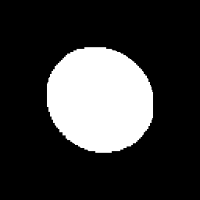
#> input picture Chapter 07. Object Recognition/images/test_circle.png, 200 x 200 px
$ jupyter execute '7.2 Bayesian Classifier based on normal distribution.ipynb'
#> lines starting #> are read from the running program, lines starting #| are printed output that depends on the picture; after the words box and inside, x2 and y2 are one past the last pixel; in counts of white or black regions, pixels touching at a corner belong together
# 7.2 Bayesian Classifier based on Normal Distribution

In this second notebook of the object recognition chapter we will explore a popular statistical classifiers, the Bayesian ones. These methods are based on the idea that, given a number of features characterizing an object (the famous vector $\mathbf{x}$), the Bayes' rule can be used to predict its class. Recall the Bayes' rule: $\\[10pt]$

<center>

</center>

In this way, Bayesian classifiers build probabilistic (statistical) models of the features according to certain training data, and use them to classify new objects.

In this notebook, will explain:
- how (Naïve) Bayesian classifiers work (<a href="#721">section 7.2.1</a>) and,
- specifically, how to classify feature vectors supposing that they follow a normal distribution (<a href="#722">section 7.2.2</a>).

## Problem context - Traffic sign recognition

In the previous notebook, *AliquindoiCars* contacted us looking for a TSR technique to be integrated into a self-driving car. They provided us with some segmented images of traffic signs that their autonomous cars captured during test drivings. These images are located in `images/circles/` containing circled signs, `images/triangles` containing signs having triangular shapes and `images/squares` containing signs having square shapes.$\\[3pt]$

$\\[3pt]$

Previously, we extracted a feature vector from each image using Hu moments. Now, we will train a classifier using the feature vectors we saved the in previous notebook. For classification, there are many methods we can apply, such as [kNN algorithm](https://en.wikipedia.org/wiki/K-nearest_neighbors_algorithm), [random forest](https://en.wikipedia.org/wiki/Random_forest), etc. In this notebook, we will explore and use a classical one, the Naïve Bayes classifier!

[cell 1]
import numpy as np
import cv2
import matplotlib.pyplot as plt
import matplotlib
import scipy.interpolate
matplotlib.rcParams['figure.figsize'] = (8.0, 8.0)

images_path = './images/'
import sys
sys.path.append("..")
from utils.PlotEllipse import PlotEllipse

### 7.2.1 (Naïve) Bayesian classifier <a id="721"></a>

The simplest case of these classifiers is the **Naïve Bayesian** one, which considers the strong (naïve) independence assumption that the input features are conditionally independent of each other given the object class. That is, for example, if we are using compactness and extent to describe objects, this classifier assumes that the value for both features is not related if the object class is known, i.e. circle. For the visual system in our previous notebook, which is in charge of recognizing objects in a kitchen, this means that if it knows that an object is a spoon, then its compactness would be unrelated with its extent (we could not say anything about its possible extent given a certain compactness, for example).

In a general case with an arbitrary number of features $n$, the Bayes' rule can be written as:

$$P(C|x_1,\dots,x_n)= \frac{P(x_1,\dots,x_n|C)P(C)}{P(x_1,\dots,x_n)}$$

if the following naïve conditional assumption:

$$P(x_i|C,x_1,\dots,x_{i-1},x_{i+1},\dots,x_n)=P(x_i|C)$$

is considered for each feature $i$, then the rule can be simplified to:

$$P(C|x_1,\dots,x_n)=\frac{P(C)\prod_{i=1}^n P(x_i|C)}{P(x_1,\dots,x_n)}$$

Given that $P(x_1,\dots,x_n)$ is constant for a certain input, and that we are looking for the class that has the highest posterior probability, the following classification rule is considered:

$$P(C|x_1,\dots,x_n) \propto P(C) \prod_{i=1}^{n} P(x_i|C)$$

$$\hat{C}= arg\,\underset{C}max  P(C) \prod_{i=1}^{n} P(x_i|C)$$

Summarizing, having a set of features describing an object $\mathbf{x} = [x_1, x_2, x_3, \ldots, x_n]^T$ and a set of possible belonging classes $C = [C_1, C_2, C_3, \ldots, C_n]$, the Bayesian classifier assigns $\mathbf{x}$ to the class $C_i$ that has the highest posterior probability $P(C_i/x)$ (the more probable, the less probability of making a mistake). This is called a **MAP** (Maximum A Posteriori) prediction.

Considering the following joint probability distribution $P(C,\mathbf{x})$ (in this case $\textbf{x}$ contains just one variable):$\\[3pt]$

[cell 2]
x = np.array([0, 1, 2, 3])
pC1_given_x = np.array([0.3, 0.4, 0.8, 0.9])
pC2_given_y = np.array([0.7, 0.6, 0.2, 0.1])

x_new = np.linspace(0, 3, 300)
a_BSpline = scipy.interpolate.make_interp_spline(x, pC1_given_x, bc_type="natural")
b_BSpline = scipy.interpolate.make_interp_spline(x, pC2_given_y, bc_type="natural")
pC1_given_x_new = a_BSpline(x_new)
pC2_given_y_new = b_BSpline(x_new)

plt.plot(x_new, pC1_given_x_new, label='p(C1|x)')
plt.plot(x_new, pC2_given_y_new, label='p(C2|x)')
plt.plot([0.48,0.48],[0, 0.687],'g'); plt.plot(0.48,0.689,'og', label="p(C1|x=0.5)")
plt.plot([0.52,0.52],[0, 0.32],'r'); plt.plot(0.52,0.315,'or', label="p(C2|x=0.5)")

plt.ylabel('P(C,x)')
plt.xlabel('x_1')
plt.ylim([0,1])
plt.xlim([0,3])
plt.legend();
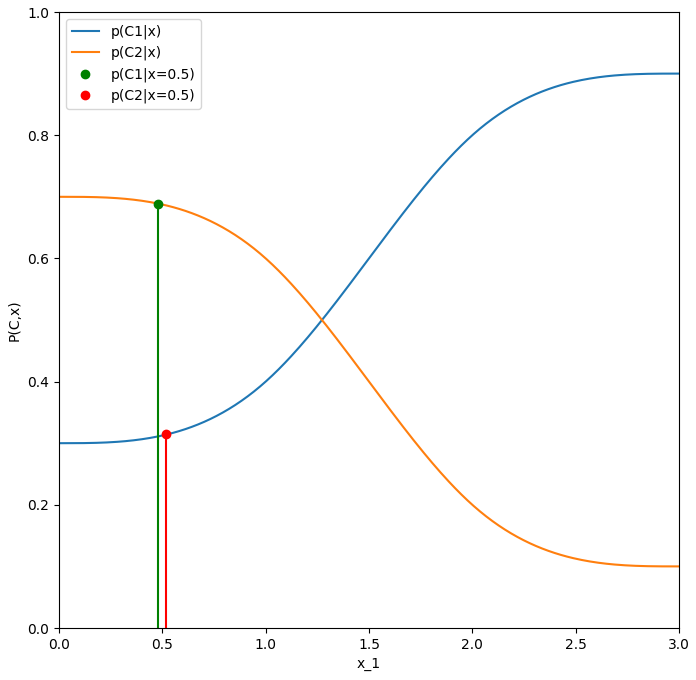
#> figure drawn by matplotlib, 1 panel; curve peaks at x = 3, y = 0.9; curve peaks at x = 0, y = 0.7

this MAP classification corresponds to assign the object to the class $C_i$ with the highest value. Since such an object is characterized by $x=x_1=0.5$, it is assigned to $C_2$ (assuming equal prior probability for each class), the category with highest $P(C|x=x_1)$ value.

Depending on the application, it is convenient to consider a *rejection region*, where none probability is high enough and no decision is made (e.g. $P(C_1|x) = P(C_2|x) = 0.5$). The following code illustrates this, where a probability threshold $\theta$ defining such a region:$\\[3pt]$

[cell 3]
plt.plot(x_new, pC1_given_x_new, label='p(C1|x)')
plt.plot(x_new, pC2_given_y_new, label='p(C2|x)')

plt.ylabel('P(C,x)')
plt.xlabel('x_1')
plt.ylim([0,1])
plt.xlim([0,3])
plt.legend();

theta = 0.1 # threshold

plt.plot([0, 3],[0.5+theta, 0.5+theta],'g--')
plt.plot([0, 3],[0.5-theta, 0.5-theta],'g--')
plt.plot([1, 1],[0, 0.6],'g')
plt.plot([1.5, 1.5],[0, 0.6],'g')
plt.text(1.1, 0.1, 'Rejection \n region');
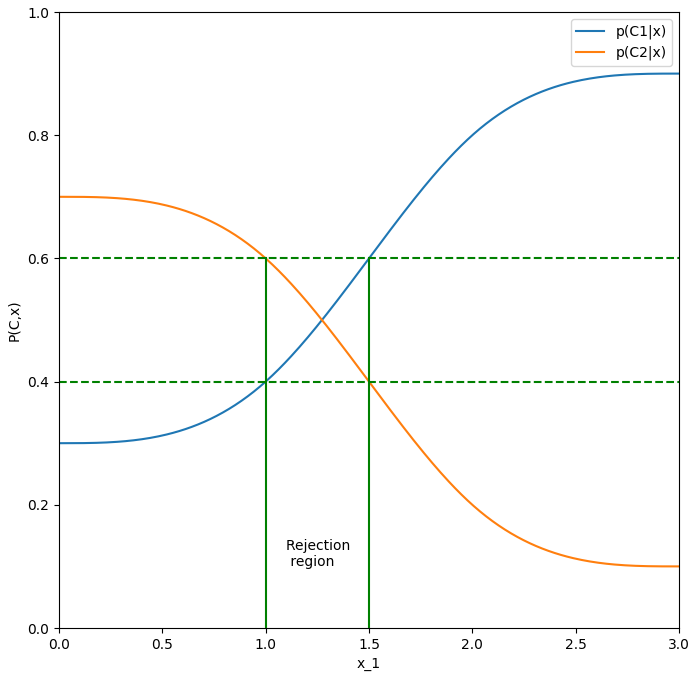
#> figure drawn by matplotlib, 1 panel; curve peaks at x = 3, y = 0.9; curve peaks at x = 0, y = 0.7

### <font color="blue"><b><i>Thinking about it (1)</i></b></font>

Now that you have notions about the rejection region, **answer the following questions**:

- Which class would an object with `x_1=0.5` belong to?

    <p style="margin: 4px 0px 6px 5px; color:blue"><i>Class 2, as posterior probability is higher when x_1=0.5 in the second class and x_1=0.5 is not in the rejection region.</i></p>

- Which class would an object with `x_1=1.2` belong to?

    <p style="margin: 4px 0px 6px 5px; color:blue"><i>None / we don't know. x_1=1.2 is in the rejection region, where probabilites are so simlar we can't decide to which class a feature belongs.</i></p>

- Would the threshold theta be the same in any application?

    <p style="margin: 4px 0px 6px 5px; color:blue"><i>No, it depends on the problem and the data. In this particular case, the choice of theta=0.1 is adequate because of the proximity of probabilities of the different classes in the designated area.</i></p>

### Building discriminant functions

In the same way as we built linear and generalized discriminant functions in the previous notebook, those functions can be also defined to design a Bayesian classifier. For that, the goal is to obtain a discriminant function $d_i(x)$ for each class $C_i$, such that $d_i(x) \gt d_j(x)$ whenever $P(C_i|x) \gt P(C_j|x)$. Let's design them step by step!

From the Bayes' rule we have that :$\\[5pt]$

$$d_k(x) = P(C_k|\mathbf{x}) = \frac{p(\mathbf{x}|C_k)P(C_k)}{P(\mathbf{x})}\\[5pt]$$

This is, Bayes' rule defines a way to compute the posterior probability $P(C_k|\mathbf{x})$ of a feature vector $\mathbf{x}$ for each class $C_k$. We can further simplify this function:$\\[5pt]$

$$
\begin{eqnarray}
&d_k(x) &= P(C_k/\mathbf{x}) = \frac{p(\mathbf{x}|C_k)P(C_k)}{P(\mathbf{x})}
\\
{P(\mathbf{x})\text{ is a constant value }\forall k} \Big\Downarrow
\\
\hspace{0.2cm}&d_k(x) &= p(\mathbf{x}|C_k)P(C_k)
\\
\max \ln(f(\mathbf{x})) = \max f(\mathbf{x}) \Big\Downarrow
\\
&d_k(x) &= \ln p(\mathbf{x}|C_k) + \ln P(C_k)
\\
\text{If } P(C_k) = P(C_j)\; \forall j,k  \Big\Downarrow
\\
&d_k(x) &= lnp(\mathbf{x}|C_k)
\end{eqnarray}
$$

The resulting formulation is also called **MLE (Maximum log-Likelihood Estimation)**.

### 7.2.2 Naive Bayesian classifier for normal distribution <a id="722"></a>

The different Naïve Bayesian Classifiers differ in the probability distribution considered for modeling $P(x_i|C)$. In this section we will cover **Normal distribution based ones**, which suppose that input features follow the probability density function of a Gaussian distribution:$\\[5pt]$

$$p(\mathbf{x}|C_i) = \large{\frac{1}{(2\pi)^{n/2}|\Sigma^i|^{1/2}}}
e^{-\frac{1}{2}(\mathbf{x}-\mu^i)^T\Sigma_i^{-1}(\mathbf{x}-\mu^i)}\\[5pt]$$

so two set of parameters are considered:$\\[5pt]$

- A mean vector for each class: $\mathbf{\mu}=[\mu_1 \mu_2 \dots \mu_f \dots \mu_n]^T$
- A covariance matrix for each class:
$\hspace{5pt}
\small
\Sigma = E[(\mathbf{x}-\mathbf{\mu}) \cdot (\mathbf{x}-\mathbf{\mu})^T]
=
\begin{bmatrix}
\sigma_{11} & \cdots & \sigma_{1f} & \cdots & \sigma_{1n} \\
\vdots & & \vdots & &  \vdots \\
\sigma_{n1} & \cdots & \sigma_{nf} & \cdots & \sigma_{nn}
\end{bmatrix}
=
\underbrace{\begin{bmatrix}
\sigma_{11} & \cdots & 0 & \cdots & 0 \\
\vdots & & \vdots & &  \vdots \\
0 & \cdots & 0 & \cdots & \sigma_{nn}
\end{bmatrix}}_{\text{Independence assumption (Naïve Bayes)}}
$

The simplification of the covariance matrix can be done by assuming independence (not correlation) among features, that is, the assumption done by Naïve Bayes!

The following code is just a review about how a Gaussian distribution with two variables depends on its two parameters $\mathbf{\mu}$ and $\Sigma$. Feel free to change such parameters and experience their influence!

[cell 4]
def plot_2d_gaussian(fig, rv, x, y, pos, position):
    """ Plot 2d contours of a 3D gaussian
    """
    label = "rv" + str(position)
    position = str(23)+str(position)
    ax = fig.add_subplot(int(position))
    ax.contourf(x, y, rv.pdf(pos))
    ax.text(-4,-4,label,bbox=dict(facecolor='white', alpha=0.5))
    ax.set_aspect('equal')

from scipy.stats import multivariate_normal
x, y = np.mgrid[-5:5:.01, -5:5:.01]
pos = np.dstack((x, y))

# Define 6 different Gaussian distributions
mean1 = np.array([2.0, 1.0])
covar1 = np.array([[0.5, 0.0],[0.0, 0.5]])
rv1 = multivariate_normal(mean1, covar1)

mean2 = np.array([-2.0, 2.0])
covar2 = np.array([[0.3, 0.0],[0.0, 1.8]])
rv2 = multivariate_normal(mean2, covar2)

mean3 = np.array([1.0, 0.0])
covar3 = np.array([[0.8, 0.7],[0.7, 1.3]])
rv3 = multivariate_normal(mean3, covar3)

mean4 = np.array([2.0, -1.6])
covar4 = np.array([[2.0, 0.0],[0.0, 2.0]])
rv4 = multivariate_normal(mean4, covar4)

mean5 = np.array([0.0, 0.0])
covar5 = np.array([[4.0, 0.0],[0.0, 1.8]])
rv5 = multivariate_normal(mean5, covar5)

mean6 = np.array([0.0, 2.0])
covar6 = np.array([[3.9, -0.5],[-0.5, 1.1]])
rv6 = multivariate_normal(mean6, covar6)

# Show the contours fo the 3D gaussians
fig = plt.figure()
plot_2d_gaussian(fig,rv1,x,y,pos,1)
plot_2d_gaussian(fig,rv2,x,y,pos,2)
plot_2d_gaussian(fig,rv3,x,y,pos,3)
plot_2d_gaussian(fig,rv4,x,y,pos,4)
plot_2d_gaussian(fig,rv5,x,y,pos,5)
plot_2d_gaussian(fig,rv6,x,y,pos,6)
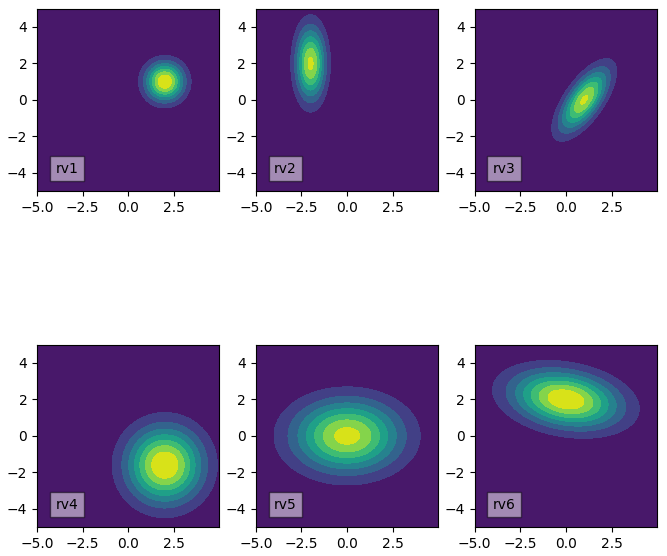
#> figure drawn by matplotlib, 6 panels

### Designing the discriminant function

It is time to see how we could define the discriminant function $d_k(\mathbf{x})$ for this classifier:

$$
\begin{eqnarray}
d_k(\mathbf{x}) &=&
\ln P(C_k) + \ln p(\mathbf{x}|C_k) = \ln P(C_k) + \ln \frac{1}{(2\pi)^{n/2}|\Sigma^k|^{1/2}}e^{-\frac{1}{2}\overbrace{\color{blue}{(\mathbf{x}-\mu^k)^T\Sigma_k^{-1}\mathbf{x}-\mu^k)}}^{\text{Squared Mahalanobis distance}}}\\[7pt]
    &=&
\ln P(C_k) - \ln 2\pi^{n/2} - \ln |\Sigma^k|^{1/2} - \frac{1}{2} \color{blue}{D_k^2(x)}\\[7pt]
    &=&
\ln P(C_k) - \frac{1}{2}\left[\underbrace{n \ln 2\pi}_{\text{constant}} +  \ln |\Sigma^k| + D_k^2(x)\right] \\[7pt]
  &=&
\ln P(C_k) - \frac{1}{2}\left[\ln |\Sigma^k| + D_k^2(x)\right]\\[7pt]
\end{eqnarray}
\\[8pt]$$

We can see that the resulting **discriminant function is quadratic**:

$$\small
d_k(\mathbf{x})
=
ln\ P(C_k) - \underbrace{ \frac{1}{2} \left[ ln\ |\Sigma^k| + \mu^{kT} (\Sigma^k)^{-1} \mu^k \right]}_{\text{Independent term}}
+
\underbrace{\mathbf{x}^T (\Sigma^k)^{-1}\mathbf{\mu}^k}_{\text{linear term}}
-
\frac{1}{2}\underbrace{ \mathbf{x}^T (\Sigma^k)^{-1}\mathbf{x}}_{\text{Quadratic term}}
$$

Visually, the **division boundaries are parabolas**:

$\\[3pt]$

### **<span style="color:green"><b><i>ASSIGNMENT 1a: Training the classifier</i></b></span>**

Now, we are going to implement this Naïve Bayes classifier for normal distributions **using the Hu moments** computed in the previous exercise.

The first step for training such classifier is computing the weights' matrix of the discriminant function. In this case, it depends on the **mean** ($\bf{\mu}$, dimension $(2,)$) and **covariance matrix** ($\Sigma$, dimension $(2,2)$), which can be retrieved from the training data through MLE.

In the previous notebook we proved that our TSR problem can be solved using only the first and second Hu moments. In this one **your first task** is:

- to load the firsts two Hu moments for the images from each class which, as commented, was computed in previous notebook (you can use [`np.load()`](https://numpy.org/doc/stable/reference/generated/numpy.load.html?highlight=load#numpy.load)).
- Then, **compute the mean** (or centroid) and **covariance matrix** for each class. You can compute the covariance matrix of a set of points using [`np.cov()`](https://numpy.org/doc/stable/reference/generated/numpy.cov.html).

[cell 5]
# Assignment 1a
#
# Load first 2 Hu moments of each class
train_triangles = np.load("./data/hu_triangles.npy")[:,:2].T
#> (reads Chapter 07. Object Recognition/data/hu_triangles.npy from the repository)
train_circles = np.load("./data/hu_circles.npy")[:,:2].T
#> (reads Chapter 07. Object Recognition/data/hu_circles.npy from the repository)
train_squares = np.load("./data/hu_squares.npy")[:,:2].T
#> (reads Chapter 07. Object Recognition/data/hu_squares.npy from the repository)

# Compute covariance matrices
cov_triangles = np.cov(train_triangles)
cov_circles = np.cov(train_circles)
cov_squares = np.cov(train_squares)

# Compute means
mean_triangles = np.mean(train_triangles, axis=1)
mean_circles = np.mean(train_circles, axis=1)
mean_squares = np.mean(train_squares, axis=1)

print ('cov_triangles = \n' + str(cov_triangles))
print ('cov_circles = \n' + str(cov_circles))
print ('cov_squares = \n' + str(cov_squares))
print ('mean_triangles = ' + str(mean_triangles))
print ('mean_circles = ' + str(mean_circles))
print ('mean_squares = ' + str(mean_squares))

<span style="color:blue;">Expected output:</span>
```
cov_triangles =
[[1.17603861e-06 2.24894396e-07]
 [2.24894396e-07 8.80708956e-08]]
cov_circles =
[[1.02189926e-07 3.33231869e-08]
 [3.33231869e-08 1.09259042e-08]]
cov_squares =
[[1.61508686e-06 5.21788207e-07]
 [5.21788207e-07 1.70838002e-07]]
mean_triangles = [0.19254439 0.00034407]
mean_circles = [1.59537533e-01 9.98702969e-05]
mean_squares = [0.16720802 0.00026462]
```

### **<span style="color:green"><b><i>ASSIGNMENT 1b: Defining the discriminant function</i></b></span>**

Your **next task** is to develop a method, named `discriminant_function()`, that computes the discriminant function for each class $d_k(x)$. The inputs have to be:

- `features`: feature vector of dimension n (number of features, 2 in our problem).
- `mu`: mean vector of the class k.
- `cov`: covariance matrix with shape (n,n) of the class k.
- `prior`: prior probability of class k.

The method should evaluate (then return) the discriminant function.

[cell 6]
# Assignment 1b
#
def discriminant_function(features, mu, cov, prior):
    """ Evaluates the discriminant function d(x)

        Args:
            features: feature vector of dimension n
            mu: mean vector of the class of which is being computed the probability
            cov: covariance matrix with shape (n,n) of the class
            prior: prior probability of class k

        Returns:
            dx: result of discriminant function
    """
    covinv = np.linalg.inv(cov) # Auxiliar variable

    term1 = np.log(prior)  # ln(P(Ck))
    term2 = -0.5 * (np.log(np.linalg.det(cov)) + np.dot(np.dot(mu.T, covinv), mu))  # Independent term
    term3 = np.dot(np.dot(features.T, covinv), mu)  # Linear term
    term4 = -0.5 * np.dot(np.dot(features.T, covinv), features)  # Quadratic term

    # Summing up all terms
    dx = term1 + term2 + term3 + term4

    return dx

**You can try** your function with the following test:

[cell 7]
f = np.array([0.5, 0.6])
mu = np.array([0.7, 0.9])
cov = np.array([[0.7, 0.3],[0.3, 0.9]])
prior = 0.5
d = discriminant_function(f, mu, cov, prior)

print ('d = ' + str(d))

<span style="color:blue;">Expected output:</span>
```
d = -0.4433874441813701
```

### **<span style="color:green"><b><i>ASSIGNMENT 1c: Testing the classifier</i></b></span>**

For testing our brand new classifier, we are going to classify some new images and check the results. *Note that the discriminant function is the logarithm of a probability, not a probability itself (values can be positive and negatives, but the result of the max function is the same)*.

**What to do?**
- Complete the auxiliary function `classify_image()` that:
    1. computes the Hu moments of a testing image `sign_image`, and
    2. uses the discriminant function of each class to retrieve the highest output value. The class returning such a value would be the assigned one! $\\[10pt]$
- After completing such a function, in the code cell below it, call it for the `test_circle.png`, `test_square.png` and `test_triangle.png` images in order to classify them.

*We assume that there is no prior information about any class, so $P(C_i) = P(C_j)\; \forall i,j$. This can be interpreted as: while driving, we see the same number of circle, square and triangle shaped road signs.*

[cell 8]
# Assignment 1c
#
def image_moments(region):
    """ Compute moments of the external contour in a binary image.

        Args:
            region: Binary image

        Returns:
            moments: dictionary containing all moments of the region
    """

    # Get external contour
    contours,_ = cv2.findContours(region,cv2.RETR_EXTERNAL ,cv2.CHAIN_APPROX_NONE)
    cnt = contours[0]

    # Compute moments
    moments = cv2.moments(cnt)

    return moments

[cell 9]
def classify_image(sign_image):
    """ Classify a traffic sign image by its shape using a bayesian classifier

        Args:
            sign_image: Binarized image
    """

    # Compute Hu moments
    moments = image_moments(sign_image)
    hu = cv2.HuMoments(moments).flatten()[0:2] # i pick only the first and the second hu moment

    # Classify circle test image
    prior = 1/3
    triangle = discriminant_function(hu,mean_triangles,cov_triangles,prior)
    circle = discriminant_function(hu,mean_circles,cov_circles,prior)
    square = discriminant_function(hu,mean_squares,cov_squares,prior)

    # Search the maximum
    classification = max([triangle,circle,square])

    if classification == triangle:
        print("The sign is a triangle\n")
    elif classification == circle:
        print("The sign is a circle\n")
    else:
        print("The sign is a square\n")

    return hu

[cell 10]
# Read images
test_circle = cv2.imread(images_path + "test_circle.png", 0)
#> test_circle is the input picture: shape (200, 200); min 0, max 255, mean 56.8
test_triangle = cv2.imread(images_path + "test_triangle.png", 0)
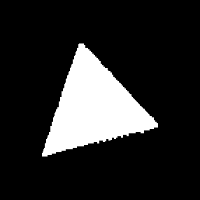
#> input picture Chapter 07. Object Recognition/images/test_triangle.png, 200 x 200 px
#> test_triangle is the input picture: shape (200, 200); min 0, max 255, mean 40.8
test_square = cv2.imread(images_path + "test_square.png", 0)
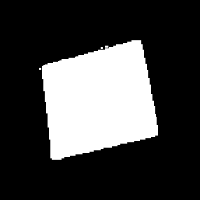
#> input picture Chapter 07. Object Recognition/images/test_square.png, 200 x 200 px
#> test_square is the input picture: shape (200, 200); min 0, max 255, mean 66

# Classify them
print("Circle: ")
moments_circle = classify_image(test_circle)
#> in image_moments, `contours,_ = cv2.findContours(region,cv2.RETR_EXTERNAL ,cv2.CHAIN_APPR..`: contours = 1 contour; box (x1, y1, x2, y2) and area: (46, 47, 154, 153) 8931
#> (the rest of the program and of its run is left out)
